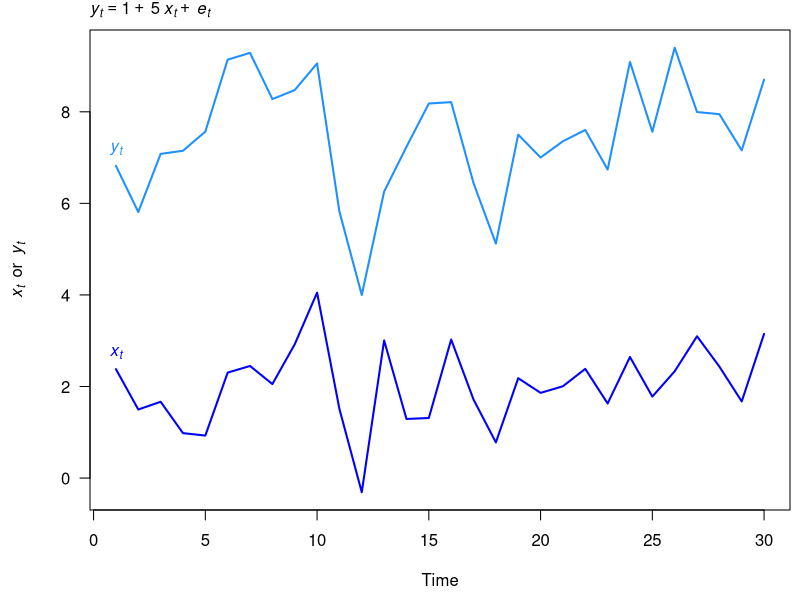
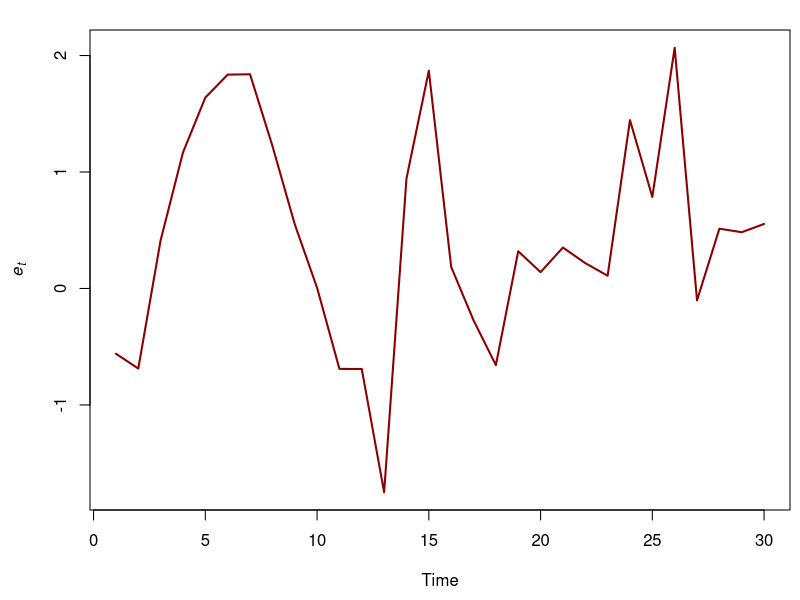
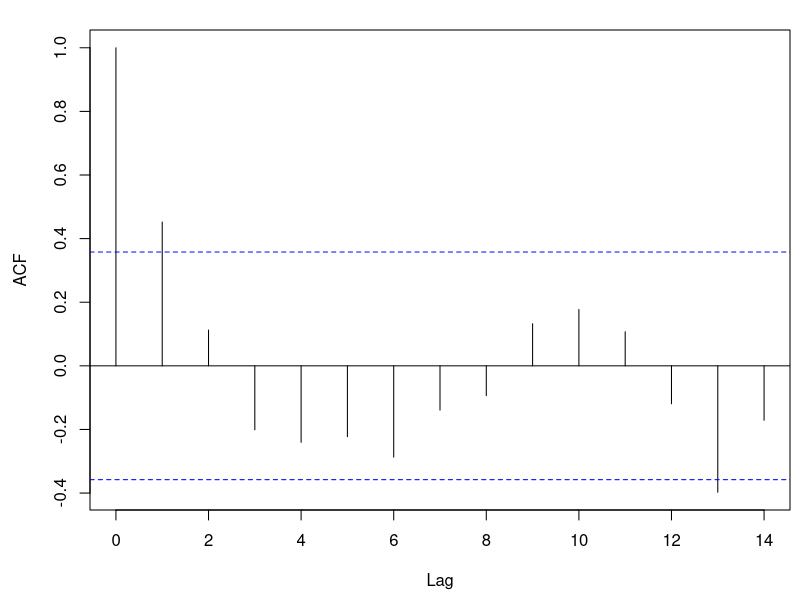
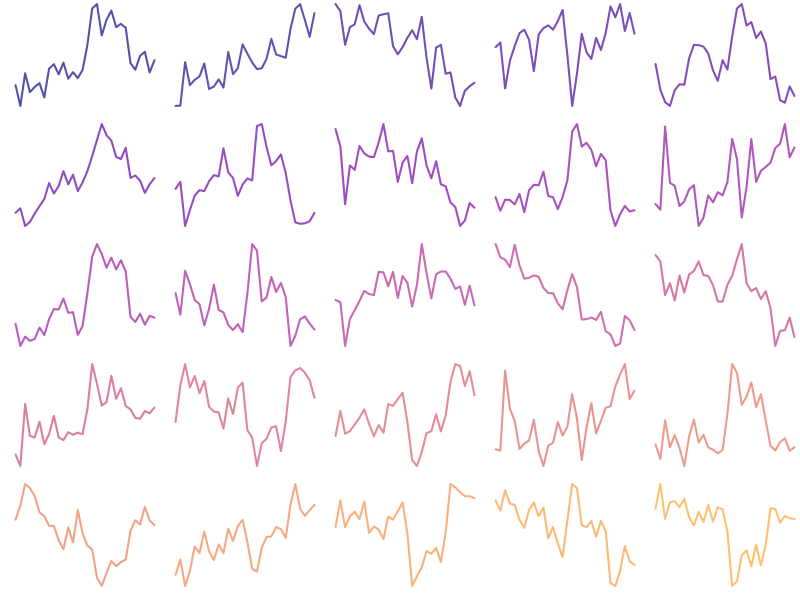
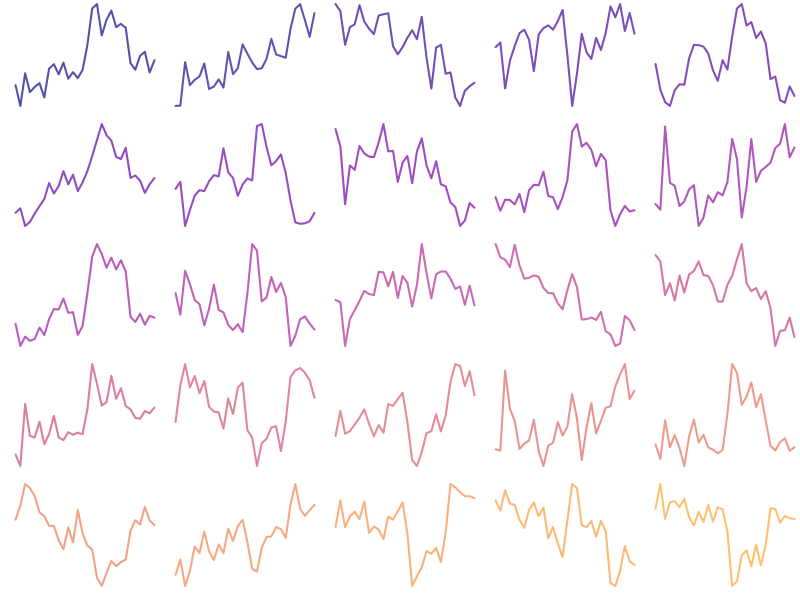
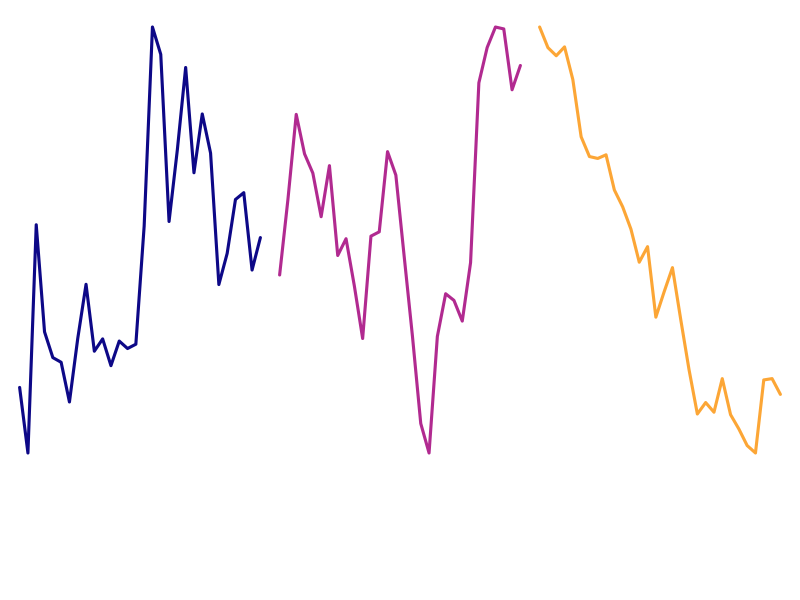
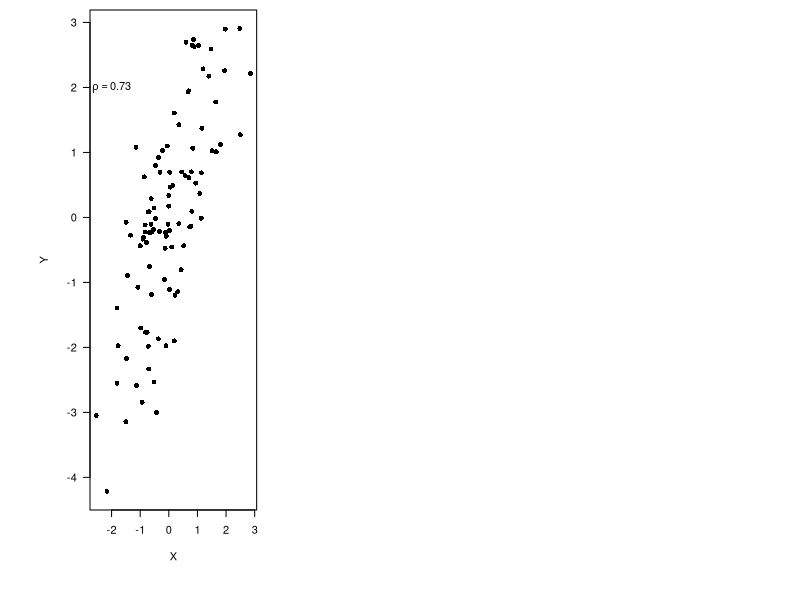
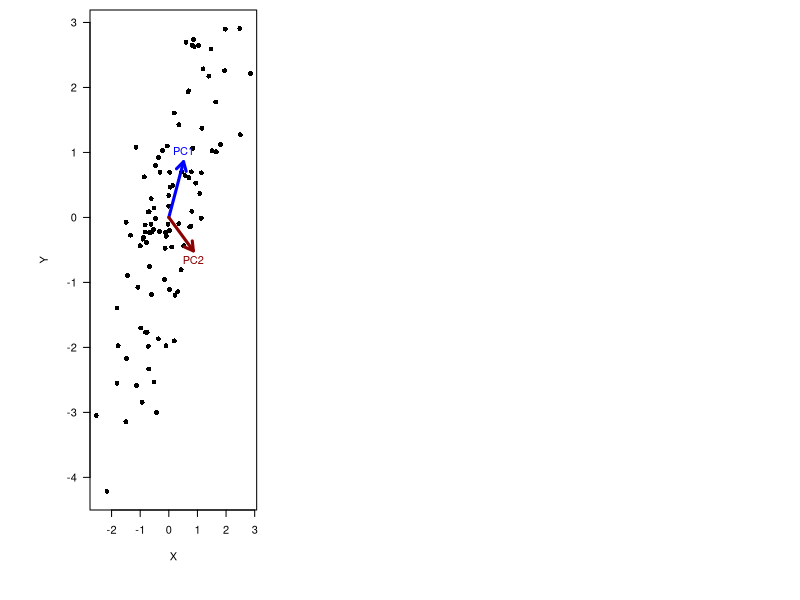

Write the R code that produced these figures, in order.
## ---- chunk 1
knitr::opts_chunk$set(echo = FALSE)
set.seed(123)
## ---- chunk 2
set.seed(123)
tt <- 30
ee <- rnorm(tt)
ww <- rnorm(tt)
phi <- 0.7
for(t in 2:tt) {
  ee[t] <- phi * ee[t-1] + ww[t]
}

aa <- 5
bb <- 1
xx <- rnorm(tt) + 2

yy <- aa + bb * xx + ee

par(mai = c(0.9, 0.9, 0.3, 0.1), omi = c(0, 0, 0, 0))

plot.ts(yy, ylim = c(min(xx,yy), max(xx, yy)), las = 1,
        col = "dodgerblue", lwd = 2,
        ylab = expression(italic(x[t])~~or~~italic(y[t])))
lines(xx, col = "blue", lwd = 2)
text(xx[1], expression(italic(x[t])), pos = 3, col = "blue")
text(yy[1], expression(italic(y[t])), pos = 3, col = "dodgerblue")
mtext(side = 3, expression(italic(y[t]) == 1~+~5~italic(x[t])~+~italic(e[t])),
      line = 0.4, adj = 0)
## ---- chunk 3

par(mai = c(0.9, 0.9, 0.3, 0.1), omi = c(0, 0, 0, 0))

plot.ts(ee, col = "darkred", lwd = 2,
        ylab = expression(italic(e[t])))
## ---- chunk 4

par(mai = c(0.9, 0.9, 0.3, 0.1), omi = c(0, 0, 0, 0))

acf(ee)
## ---- chunk 5
NN <- 25
TT <- 30
MM <- 3
 
## MM x TT matrix of innovations
ww <- matrix(rnorm(MM * TT, 0, 1), MM, TT)
ww[,1] <- rnorm(MM, 0, sqrt(5))
## MM x TT matrix of scaled latent trends
xx <- t(scale(apply(ww, 1, cumsum)))

## loadings matrix
ZZ <- matrix(runif(NN * MM, -1, 1), NN, MM)
diag(ZZ) <- rev(sort(abs(diag(ZZ))))
ZZ[upper.tri(ZZ)] <- 0
ZZ <- round(ZZ, 2)

## obs var
obs_var <- 0.2^2
## obs errors
ee <- t(MASS::mvrnorm(TT, matrix(0, NN, 1), diag(obs_var, NN, NN)))
## NN x TT matrix of observed data
yy <- ZZ %*% xx + ee

clr <- viridis::plasma(NN, alpha = 0.7, end = 0.8)

vv <- sample(seq(NN), NN)

par(mfrow = c(5, 5), mai = c(0.1, 0.1, 0, 0), omi = c(0, 0, 0, 0)) 

for(i in 1:NN) {
	plot.ts(yy[vv[i],], lwd = 2,
	        xlab = "", xaxt = "n", ylab = "", yaxt = "n",
	        col = clr[i], bty = "n")
}
## ---- chunk 6
par(mfrow = c(5,5), mai = c(0.1,0.1,0,0), omi = c(0, 0, 0, 0)) 

for(i in 1:NN) {
	plot.ts(yy[vv[i],], lwd = 2,
	        xlab = "", xaxt = "n", ylab = "", yaxt = "n",
	        col = clr[i], bty = "n")
}
## ---- chunk 7
## plot the trends
par(mfrow = c(1,3), mai = c(1.2, 0, 0, 0), omi = rep(0.1, 4))
clr <- viridis::plasma(MM, end = 0.8)
for(i in 1:3) {
	plot.ts(xx[i,], lwd = 3,
	        xlab = "", xaxt = "n", ylab = "", yaxt = "n",
	        col = clr[i], bty = "n")
}
## ---- chunk 8
nn <- 100
xx <- rnorm(nn, 10, 1)
yy <- xx + rnorm(nn, 5)
xx <- xx - mean(xx)
yy <- yy - mean(yy)

par(mai = c(0.9, 0.9, 0.1, 0.1), omi = c(0, 0, 0, 0))

plot(xx, yy, pch = 16, las = 1,
     ylab = "Y", xlab = "X")

text(-2, 2,
     substitute(rho == x, list(x = round(cor(cbind(xx, yy))[2,1], 2))))
## ---- chunk 9
pca <- prcomp(cbind(xx, yy))

pc1 <- pca$rotation[,1]
pc2 <- matrix(c(0, -1, 1, 0), 2, 2) %*% matrix(pc1, 2, 1)

par(mai = c(0.9, 0.9, 0.1, 0.1), omi = c(0, 0, 0, 0))

plot(xx, yy, pch = 16, las = 1,
     ylab ="Y", xlab = "X")
arrows(0, 0, pc1[1], pc1[2],
       col = "blue", lwd = 3, length = 0.1)
text(pc1[1], pc1[2], "PC1",
     pos = 3, col = "blue")
arrows(0, 0, pc2[1], pc2[2],
       col = "darkred", lwd = 3, length = 0.1)
text(pc2[1], pc2[2], "PC2",
     pos = 1, col = "darkred")
## ---- chunk 10
par(mai = c(0.9, 0.9, 0.1, 0.1), omi = c(0, 0, 0, 0))

plot(pca$x[,1], pca$x[,2], pch = 16, las = 1,
     ylab = "PC2", xlab = "PC1")

text(-4, 1.2,
     substitute(rho == x, list(x = round(cor(pca$x)[2,1], 2))))
## ---- chunk 11
dat <- read.csv("wine_data_for_PCA.csv")
colnames(dat)[2:3] <- c("For meat", "For dessert")

pca <- prcomp(dat, scale. = TRUE)

loads <- pca$rotation
if(loads[1,2] < 0) { loads[,2] <- -1 * loads[,2] }

load1 <- loads[,1]
load2 <- loads[,2]

par(mai = c(0.9, 0.9, 0.1, 0.1), omi = c(0, 1.5, 0, 1.5))

poz <- c(3, 1, 3, 3, 3, 4, 2)
  
plot(load1, load2, pch = 16,
     xlim = c(min(load1), max(load1)),
     ylim = c(min(load2), max(load2)),
     xaxt = "n", yaxt = "n", bty = "n",
     xlab = "", ylab = "")
abline(h = 0, col = "darkgray")
abline(v = 0, col = "darkgray")
for(i in 1:ncol(dat)) {
  text(load1[i], load2[i], colnames(dat)[i],
       pos = poz[i], xpd = NA)
}
text(0, min(load2) * 1.05, "X2", pos = 1, xpd = NA, col = "darkgray")
text(min(load1) * 1.05, 0, "X1", pos = 2, xpd = NA, col = "darkgray")
## ---- chunk 12
theta <- 165 * pi / 180
basis_rot <- matrix(c(cos(theta), sin(theta), -sin(theta), cos(theta)), 2, 2)
  
new_x <- t(basis_rot %*% matrix(c(1, 0, -1, 0), 2, 2))
new_y <- t(basis_rot %*% matrix(c(0, 1, 0, -1), 2, 2))

par(mai = c(0.9, 0.9, 0.1, 0.1), omi = c(0, 1.5, 0, 1.5))

plot(load1, load2, pch = 16,
     xlim = c(min(load1), max(load1)),
     ylim = c(min(load2), max(load2)),
     xaxt = "n", yaxt = "n", bty = "n",
     xlab = "", ylab = "")
abline(h = 0, col = "darkgray")
abline(v = 0, col = "darkgray")
## new axes
lines(new_x[,1], new_x[,2], col = "blue")
lines(new_y[,1], new_y[,2], col = "blue")
## labels
for(i in 1:ncol(dat)) {
  text(load1[i], load2[i], colnames(dat)[i],
       pos = poz[i], xpd = NA)
}
text(0, min(load2) * 1.05, "X2", pos = 1, xpd = NA, col = "darkgray")
text(min(load1) * 1.05, 0, "X1", pos = 2, xpd = NA, col = "darkgray")

theta <- 345 * pi / 180
basis_rot <- matrix(c(cos(theta), sin(theta), -sin(theta), cos(theta)), 2, 2)
text((basis_rot %*% matrix(c(0,par()$usr[3]),2,1))[1], min(load2) * 1.05,
     "R2", pos = 1, xpd = NA, col = "blue")
text(min(load1) * 1.05, (basis_rot %*% matrix(c(par()$usr[1],0),2,1))[2],
     "R1", pos = 2, xpd = NA, col = "blue")

## ---- chunk 13
theta <- 15 * pi / 180
basis_rot <- matrix(c(cos(theta), sin(theta), -sin(theta), cos(theta)), 2, 2)
  
rot_loads <- t(basis_rot %*% t(loads[,1:2]))
rload1 <- rot_loads[,1]
rload2 <- rot_loads[,2]

  
par(mai = c(0.9, 0.9, 0.1, 0.1), omi = c(0, 1.5, 0, 1.5))

plot(load1, load2, pch = 16, col = "darkgray",
     xlim = c(min(load1,rload1), max(load1,rload1)),
     ylim = c(min(load2,rload2), max(load2,rload2)),
     xaxt = "n", yaxt = "n", bty = "n",
     xlab = "", ylab = "")
abline(h = 0, col = "darkgray")
abline(v = 0, col = "darkgray")
for(i in 1:ncol(dat)) {
  text(rload1[i], rload2[i], colnames(dat)[i],
       pos = poz[i], xpd = NA)
}
text(0, min(load2) * 1.05, "R2", pos = 1, xpd = NA, col = "darkgray")
text(min(load1) * 1.05, 0, "R1", pos = 2, xpd = NA, col = "darkgray")

points(rload1, rload2, pch = 16)
